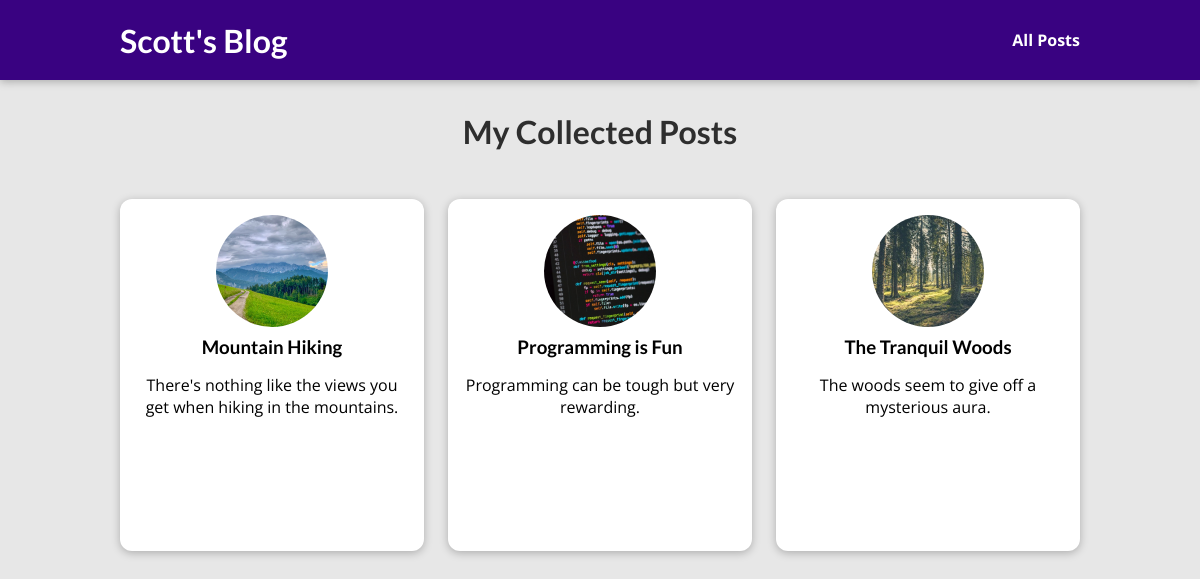
The page /posts on the database its author committed.
### main_blog/models.py (models this page shows)
class Post(models.Model):
  title = models.CharField(max_length=100)
  excerpt = models.CharField(max_length=200)
  image = models.ImageField(upload_to="posts", null=True)
  date = models.DateField(auto_now=True)
  slug = models.SlugField(unique=True, db_index=True)
  content = models.TextField(validators=[MinLengthValidator(10)])
  author = models.ForeignKey(Author, on_delete=models.SET_NULL, null=True, related_name="posts")
  tags = models.ManyToManyField(Tag)

### main_blog/views.py (the view)
# urls.py: path("posts", views.posts, name="posts-page"),
def posts(request):
    all_posts = Post.objects.all().order_by("-date")
    return render(request, "main_blog/all-posts.html", {
       "all_posts": all_posts
    })

### main_blog/templates/main_blog/all-posts.html (shortened to what this page needs)
{% extends "base.html" %}
{% load static %}
{% block css_files %}
  <link rel="stylesheet" href="{% static "main_blog/post.css" %}" />
  <link rel="stylesheet" href="{% static "main_blog/all-posts.css" %}" />
{% endblock %}
{% block content %}
  <section id="all-posts">
    <h2>My Collected Posts</h2>
    <ul>
      {% for post in all_posts %}
        {% include "main_blog/includes/post.html" %}
      {% endfor %}
    </ul>
{% endblock %}

### main_blog/templates/main_blog/includes/post.html
<li>
  <article class="post">
    <a href="{% url "post-detail-page" post.slug %}">
      <img src="{{ post.image.url }}" alt={{ post.title }} />
        <div class="post__content">
          <h3>{{ post.title }}</h3>
            <p>{{ post.excerpt }}</p>
        </div>
    </a>
  </article>
</li>

### static/app.css (style rules this page uses)
* { box-sizing: border-box; }
html { font-family: 'Open Sans', 'Lato', sans-serif; }
body { margin: 0; }
h1, h2, h3 { font-family: 'Lato', sans-serif; font-weight: bold; }

### main_blog/static/main_blog/post.css (style rules this page uses)
.post { display: flex; flex-direction: column; align-items: center; text-align: center; }
.post a { text-decoration: none; color: black; transition: all 0.2s ease; padding: 1rem; }
.post img { width: 5rem; height: 5rem; object-fit: cover; border-radius: 50%; }
.post h3 { margin: 0.25rem 0; }

### main_blog/static/main_blog/all-posts.css (style rules this page uses)
body { background-color: #e7e7e7; }
#all-posts { margin: 7rem auto; width: 90%; max-width: 60rem; }
#all-posts h2 { text-align: center; font-size: 2rem; color: #2e2e2e; margin: 3rem 0; }
ul { list-style: none; margin: 0; padding: 0; display: grid; grid-template-columns: repeat(auto-fill, minmax(17rem, 1fr)); gap: 1.5rem; }
.post img { width: 7rem; height: 7rem; }
.post a { height: 22rem; transform-origin: center; box-shadow: 0 2px 8px rgba(0, 0, 0, 0.25); border-radius: 12px; background-color: white; }

### rows shown on the page
Post: image (picture), title "Mountain Hiking", excerpt "There's nothing like the views you get when hiking in the mountains."
Post: image (picture), title "Programming is Fun", excerpt "Programming can be tough but very rewarding."
Post: image (picture), title "The Tranquil Woods", excerpt "The woods seem to give off a mysterious aura."
